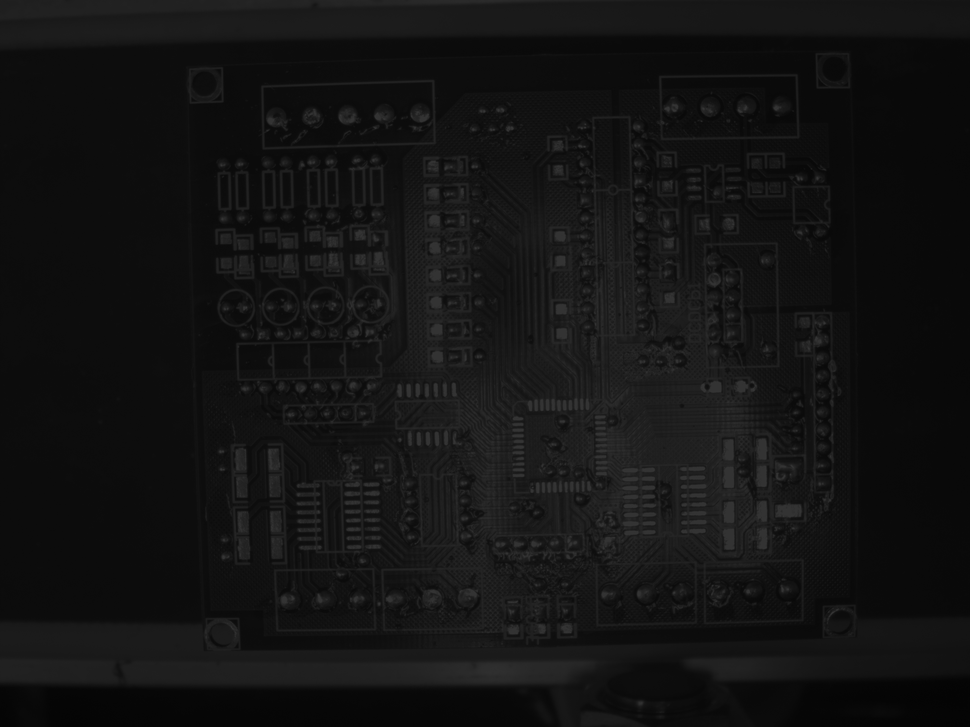
#> input picture tuan7/anh_toi_1.png, 970 x 727 px, shrunk from 2592 x 1944 before the run
$ python histogram_grayscale.py
#> lines starting #> are read from the running program, lines starting #| are printed output that depends on the picture
import cv2
import numpy as np
import matplotlib.pyplot as plt

def main():
    img = cv2.imread("anh_toi_1.png")
#> img is the input picture: shape (727, 970, 3); min 3, max 55, mean 19
    gray = cv2.cvtColor(img, cv2.COLOR_BGR2GRAY)

    result = equalize_hist(gray)

    plt.figure(figsize=(30, 20))
    plt.subplot(121), plt.imshow(img)
    plt.subplot(122), plt.imshow(result, cmap='gray')
    plt.show()

def equalize_hist(img):
    height, width = img.shape
#> height = 727; width = 970
    total_pixels = height * width
#> total_pixels = 705190

    # Tính histogram
    hist = [0] * 256
    for i in range(height):
        for j in range(width):
            value = img[i, j]
            hist[value] += 1
#> after the loop, hist = 256 values, max 95565 at index 13, min 0 at index 0, mean 2754.6

    # Tính PDF và CDF
    pdf = [val / total_pixels for val in hist]
#> pdf = 256 values, max 0.136 at index 13, min 0 at index 0, mean 0.00391
    cdf = [0] * 256
    cdf[0] = pdf[0]
    for i in range(1, 256):
        cdf[i] = cdf[i - 1] + pdf[i]
#> after the loop, cdf = 256 values from 0 to 1

    # Tạo bảng tra cứu (Look-Up Table - LUT)
    l = 256
    trans = [0] * l
    for i in range(l):
        trans[i] = int(round((l - 1) * cdf[i]))
#> after the loop, trans = 256 values from 0 to 255

    # Ánh xạ ảnh mới
    equalized_img = np.copy(img)
    for i in range(height):
        for j in range(width):
            equalized_img[i, j] = trans[img[i, j]]
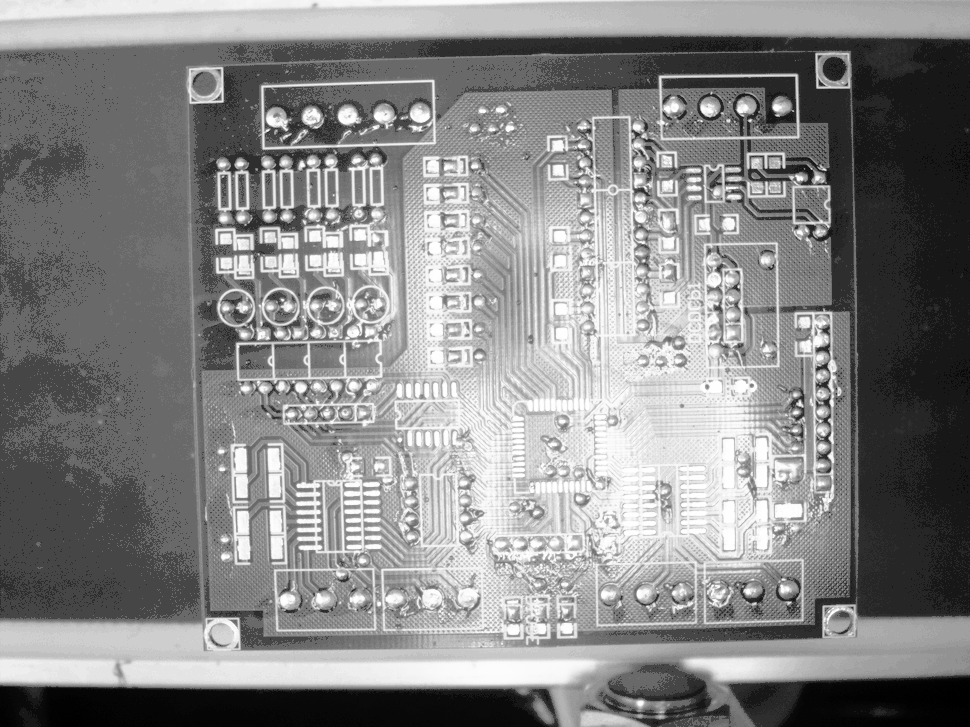
#> equalized_img: shape (727, 970); min 0, max 255, mean 134

    return equalized_img

if __name__ == "__main__":
    main()
#> in main, `plt.show()`:
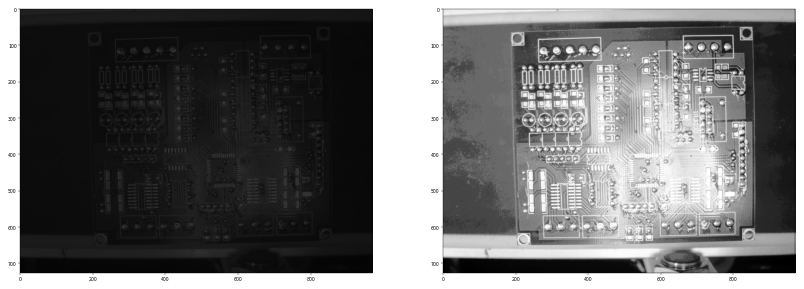
#> figure drawn by matplotlib, 2 panels
